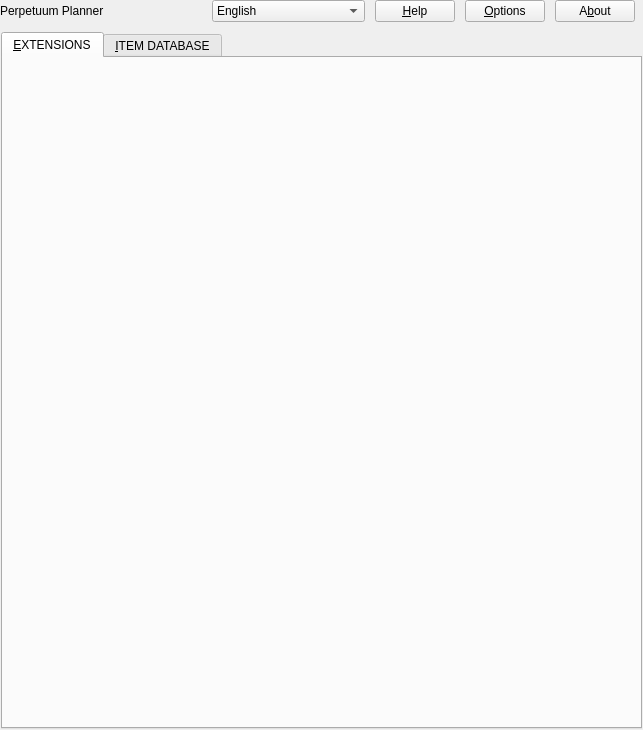
<?xml version="1.0" encoding="UTF-8"?>
<ui version="4.0">
 <class>MainWindow</class>
 <widget class="QMainWindow" name="MainWindow">
  <property name="geometry">
   <rect>
    <x>0</x>
    <y>0</y>
    <width>643</width>
    <height>730</height>
   </rect>
  </property>
  <property name="acceptDrops">
   <bool>true</bool>
  </property>
  <property name="windowTitle">
   <string notr="true">Perpetuum Planner</string>
  </property>
  <widget class="QWidget" name="central">
   <layout class="QVBoxLayout" name="verticalLayout_4" stretch="0,1">
    <property name="spacing">
     <number>0</number>
    </property>
    <property name="margin">
     <number>0</number>
    </property>
    <item>
     <widget class="QWidget" name="windowHeader" native="true">
      <layout class="QHBoxLayout" name="horizontalLayout" stretch="1,0,0,0,0">
       <property name="spacing">
        <number>10</number>
       </property>
       <property name="leftMargin">
        <number>0</number>
       </property>
       <property name="topMargin">
        <number>0</number>
       </property>
       <property name="rightMargin">
        <number>8</number>
       </property>
       <property name="bottomMargin">
        <number>0</number>
       </property>
       <item>
        <widget class="QLabel" name="windowHeaderLabel">
         <property name="text">
          <string>Perpetuum Planner</string>
         </property>
        </widget>
       </item>
       <item>
        <widget class="QComboBox" name="listLanguage">
         <item>
          <property name="text">
           <string notr="true" extracomment="language_english">English</string>
          </property>
          <property name="icon">
           <iconset resource="../res/resources.qrc">
            <normaloff>:/flag-en.png</normaloff>:/flag-en.png</iconset>
          </property>
         </item>
         <item>
          <property name="text">
           <string notr="true" extracomment="language_hungarian">Hungarian (Magyar)</string>
          </property>
          <property name="icon">
           <iconset resource="../res/resources.qrc">
            <normaloff>:/flag-hu.png</normaloff>:/flag-hu.png</iconset>
          </property>
         </item>
         <item>
          <property name="text">
           <string notr="true" extracomment="language_german">German (Deutsch)</string>
          </property>
          <property name="icon">
           <iconset resource="../res/resources.qrc">
            <normaloff>:/flag-de.png</normaloff>:/flag-de.png</iconset>
          </property>
         </item>
         <item>
          <property name="text">
           <string notr="true" extracomment="language_russian">Russian (Русский)</string>
          </property>
          <property name="icon">
           <iconset resource="../res/resources.qrc">
            <normaloff>:/flag-ru.png</normaloff>:/flag-ru.png</iconset>
          </property>
         </item>
         <item>
          <property name="text">
           <string notr="true" extracomment="language_italian">Italian (Italiano)</string>
          </property>
          <property name="icon">
           <iconset resource="../res/resources.qrc">
            <normaloff>:/flag-it.png</normaloff>:/flag-it.png</iconset>
          </property>
         </item>
         <item>
          <property name="text">
           <string notr="true">French (Français)</string>
          </property>
          <property name="icon">
           <iconset resource="../res/resources.qrc">
            <normaloff>:/flag-fr.png</normaloff>:/flag-fr.png</iconset>
          </property>
         </item>
         <item>
          <property name="text">
           <string notr="true">Slovene (Slovenščina)</string>
          </property>
          <property name="icon">
           <iconset resource="../res/resources.qrc">
            <normaloff>:/flag-sk.png</normaloff>:/flag-sk.png</iconset>
          </property>
         </item>
        </widget>
       </item>
       <item>
        <widget class="QPushButton" name="buttonHelp">
         <property name="focusPolicy">
          <enum>Qt::NoFocus</enum>
         </property>
         <property name="text">
          <string extracomment="menu_help">&amp;Help</string>
         </property>
         <property name="role" stdset="0">
          <string notr="true">dialog-button</string>
         </property>
        </widget>
       </item>
       <item>
        <widget class="QPushButton" name="buttonOptions">
         <property name="focusPolicy">
          <enum>Qt::NoFocus</enum>
         </property>
         <property name="text">
          <string extracomment="menu_options">&amp;Options</string>
         </property>
         <property name="role" stdset="0">
          <string notr="true">dialog-button</string>
         </property>
        </widget>
       </item>
       <item>
        <widget class="QPushButton" name="buttonAbout">
         <property name="focusPolicy">
          <enum>Qt::NoFocus</enum>
         </property>
         <property name="text">
          <string>A&amp;bout</string>
         </property>
         <property name="role" stdset="0">
          <string notr="true">dialog-button</string>
         </property>
        </widget>
       </item>
      </layout>
     </widget>
    </item>
    <item>
     <widget class="QWidget" name="windowFrame" native="true">
      <layout class="QVBoxLayout" name="verticalLayout_3">
       <property name="spacing">
        <number>0</number>
       </property>
       <property name="leftMargin">
        <number>1</number>
       </property>
       <property name="topMargin">
        <number>10</number>
       </property>
       <property name="rightMargin">
        <number>1</number>
       </property>
       <property name="bottomMargin">
        <number>1</number>
       </property>
       <item>
        <widget class="QWidget" name="tabParent" native="true">
         <property name="role" stdset="0">
          <string notr="true">tab-parent</string>
         </property>
         <layout class="QVBoxLayout" name="verticalLayout_5">
          <property name="margin">
           <number>0</number>
          </property>
          <item>
           <widget class="QTabWidget" name="tabWidget">
            <property name="currentIndex">
             <number>0</number>
            </property>
            <widget class="ExtensionsView" name="extensionsView">
             <attribute name="title">
              <string extracomment="characterprofile_progress">&amp;EXTENSIONS</string>
             </attribute>
            </widget>
            <widget class="ItemsView" name="itemsView">
             <property name="styleSheet">
              <string notr="true">ItemsView {}</string>
             </property>
             <attribute name="title">
              <string>&amp;ITEM DATABASE</string>
             </attribute>
            </widget>
           </widget>
          </item>
         </layout>
        </widget>
       </item>
      </layout>
     </widget>
    </item>
   </layout>
  </widget>
  <action name="actionHelp">
   <property name="text">
    <string>Help</string>
   </property>
   <property name="shortcut">
    <string>F1</string>
   </property>
  </action>
  <action name="actionOptions">
   <property name="text">
    <string>Options</string>
   </property>
   <property name="shortcut">
    <string>Ctrl+P</string>
   </property>
  </action>
  <action name="actionAbout">
   <property name="text">
    <string>About</string>
   </property>
  </action>
 </widget>
 <layoutdefault spacing="6" margin="11"/>
 <customwidgets>
  <customwidget>
   <class>ExtensionsView</class>
   <extends>QWidget</extends>
   <header>extensionsview.h</header>
   <container>1</container>
   <slots>
    <signal>closeRequest()</signal>
   </slots>
  </customwidget>
  <customwidget>
   <class>ItemsView</class>
   <extends>QWidget</extends>
   <header>itemsview.h</header>
   <container>1</container>
  </customwidget>
 </customwidgets>
 <resources>
  <include location="../res/resources.qrc"/>
 </resources>
 <connections>
  <connection>
   <sender>buttonAbout</sender>
   <signal>clicked()</signal>
   <receiver>actionAbout</receiver>
   <slot>trigger()</slot>
   <hints>
    <hint type="sourcelabel">
     <x>450</x>
     <y>12</y>
    </hint>
    <hint type="destinationlabel">
     <x>-1</x>
     <y>-1</y>
    </hint>
   </hints>
  </connection>
  <connection>
   <sender>buttonHelp</sender>
   <signal>clicked()</signal>
   <receiver>actionHelp</receiver>
   <slot>trigger()</slot>
   <hints>
    <hint type="sourcelabel">
     <x>290</x>
     <y>12</y>
    </hint>
    <hint type="destinationlabel">
     <x>-1</x>
     <y>-1</y>
    </hint>
   </hints>
  </connection>
  <connection>
   <sender>buttonOptions</sender>
   <signal>clicked()</signal>
   <receiver>actionOptions</receiver>
   <slot>trigger()</slot>
   <hints>
    <hint type="sourcelabel">
     <x>370</x>
     <y>12</y>
    </hint>
    <hint type="destinationlabel">
     <x>-1</x>
     <y>-1</y>
    </hint>
   </hints>
  </connection>
 </connections>
</ui>
